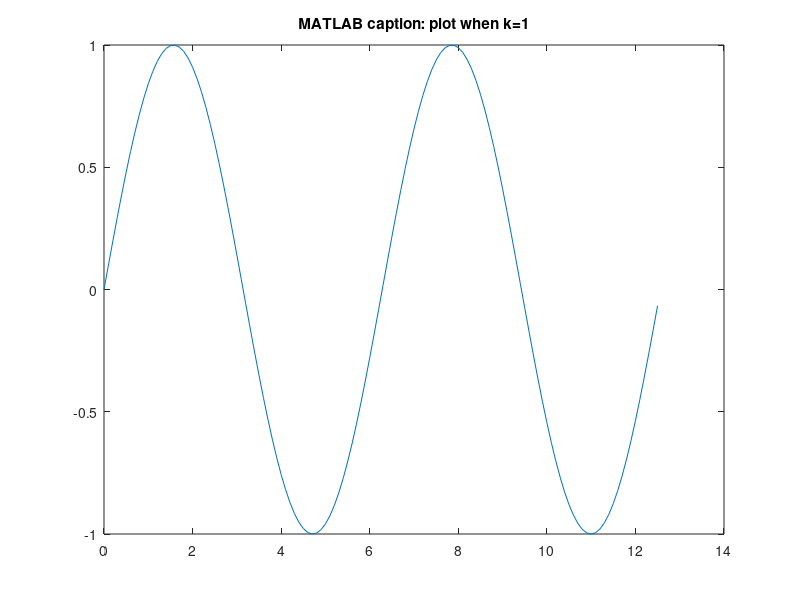
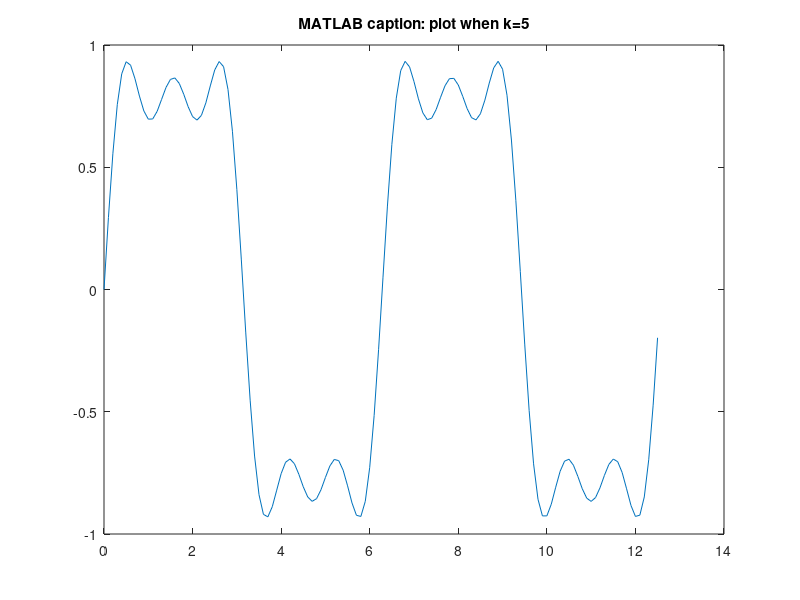
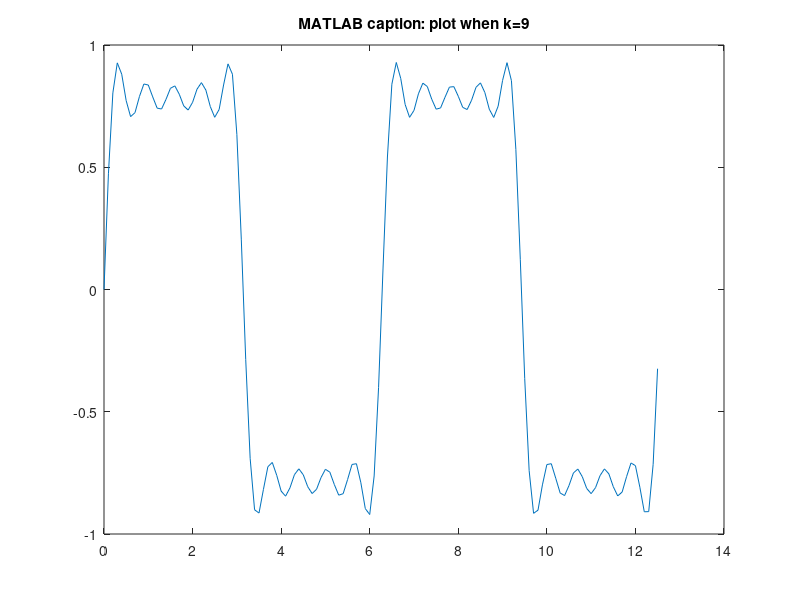

Recreate these plots in MATLAB, in order.
%% exampleA.m : file for publish_mpl showing extra options
% This file will be used to demonstrate the possibilies 
% of the new function |publish_mpl| . The new function
% expands the possibilities of the standard |publish| function
% with regard to the LaTeX format. Motivation for creating 
% this new function is that I want more control over the output than the
% pdf and html format can offer. So LaTeX is the obvious choice
% but at the same time I want to avoid manual editing of the 
% tex file handle as much as possible. By using an adapted 
% xsl file, the package matlab-prettifier created by Julien Cretel
% and using additional |publish| options we can achieve the following:
% 
% # determine the documentclass and layout of the document 
% # show MATLAB code (and also listings of mfiles) in a nice layout
% # specify hyperref options that determine the pdf attributes
% # determine how the header of the document is presented (titel, author, list of figures and listings)
% # include captions and references
%% Acknowledgement
% This file is adapted from the |fourier_demo2.m| file
% that is included in MATLAB and can be copied in
% the current directory with
%%
% 
%  copyfile(fullfile(matlabroot,'help','techdoc',...
%  'matlab_env','examples','fourier_demo2.m'),'.','f')
%%
%% Square Waves from Sine Waves
% <latex>
% % The actual function to publish starts now.
% % This text block is changed to a latex block to show the caption and reference capabilities
% %
% % the following statements insert the references to the plots:
% The Fourier series expansion for a square-wave is
% made up of a sum of odd harmonics, as shown here
% by the plots in figure \ref{exampleA_01.eps} on page \pageref{exampleA_01.eps} (1 harmonic),
% figure \ref{exampleA_02.eps} on page \pageref{exampleA_02.eps} (5 harmonics) and
% figure \ref{exampleA_03.eps} on page \pageref{exampleA_03.eps} (9 harmonics).
% %
% % the following statements define the captions of the plots:
% \global\def\captionA{first harmonic} 
% \global\def\captionB{sum of first 5 harmonics} 
% \global\def\captionC{sum of first 9 harmonics} 
% </latex>
if exist('avalue','var')
    fprintf('print the value passed to this script: %f\n',avalue)
else
    fprintf('no value passed to this script\n')
end
%% Add an Odd Harmonic and Plot It
t   = 0:.1:pi*4;
k   = 1 ;
y   = sin(k*t)/k;
figure(k)
plot(t,y);
title(sprintf('MATLAB caption: plot when k=%.0f',k))
    
%%
% In each iteration of the for loop add an odd 
% harmonic to y. As _k_ increases, the output 
% approximates a square wave with increasing accuracy.
% 
% Perform the following mathematical operation
% at each iteration:
% 
% $$ y = y + \frac{\sin kt}{k} $$
% 
% Display some of the plots:
%

for k = 3:2:9 
    y = y + sin(k*t)/k;
    if mod(k,4)==1
        figure(k)
        plot(t,y)
        title(sprintf('MATLAB caption: plot when k=%.0f',k))
    end
end

%% Note About Gibbs Phenomenon
% Even though the approximations are constantly  
% improving, they will never be exact because of the 
% Gibbs phenomenon, or ringing.
%% Listing of this script
% <latex>
% % assuming m-file in directory one level higher than tex dir (using the standard html subdirectory)
% % assuming numbers and framed are not set in \usepackage and they are wanted
% % \lstinputlisting[frame=single,numbers=left]{../exampleA.m}
% % assuming numbers and framed are set in \usepackage and they are not wanted
% % \lstinputlisting[frame=none,numbers=none]{../exampleA.m}
% % assuming numbers and framed are set in \usepackage are set and wanted
% \lstinputlisting{../exampleA.m}
% </latex>
%% Listing of publish_mpl_examples.m
% <latex>
% \lstinputlisting{../publish_mpl_examples.m}
% % NB From MATLAB R2015a onwards it is possible to include an external file in the output
% % with the <include> ... <\include> construction (with syntax highlighting in case of an m-file).
% </latex>
